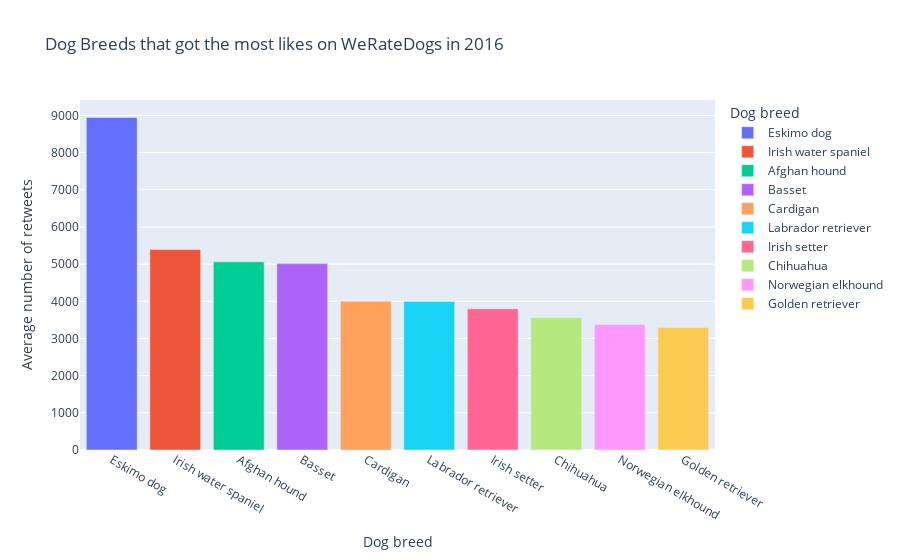

Notebook code cell kept with this figure:
### Code cell
fig = px.bar(df_retweets_16.head(10), x='predicted_species', y='mean', color='predicted_species', title='Dog Breeds that got the most likes on <a href="twitter.com/dog_rates">WeRateDogs</a> in 2016', labels={'mean': 'Average number of retweets', 'predicted_species': 'Dog breed'})
fig.show()

### Figure 1 — Plotly figure (JSON) as saved in the notebook; plotly's stock layout.template omitted (floating-point values rounded to 4 significant figures)
{"data": [{"alignmentgroup": "True", "hovertemplate": "Dog breed=%{x}<br>Average number of retweets=%{y}<extra></extra>", "legendgroup": "Eskimo dog", "marker": {"color": "#636efa", "pattern": {"shape": ""}}, "name": "Eskimo dog", "offsetgroup": "Eskimo dog", "orientation": "v", "showlegend": true, "textposition": "auto", "type": "bar", "x": ["Eskimo dog"], "xaxis": "x", "y": [8944], "yaxis": "y"}, {"alignmentgroup": "True", "hovertemplate": "Dog breed=%{x}<br>Average number of retweets=%{y}<extra></extra>", "legendgroup": "Irish water spaniel", "marker": {"color": "#EF553B", "pattern": {"shape": ""}}, "name": "Irish water spaniel", "offsetgroup": "Irish water spaniel", "orientation": "v", "showlegend": true, "textposition": "auto", "type": "bar", "x": ["Irish water spaniel"], "xaxis": "x", "y": [5390], "yaxis": "y"}, {"alignmentgroup": "True", "hovertemplate": "Dog breed=%{x}<br>Average number of retweets=%{y}<extra></extra>", "legendgroup": "Afghan hound", "marker": {"color": "#00cc96", "pattern": {"shape": ""}}, "name": "Afghan hound", "offsetgroup": "Afghan hound", "orientation": "v", "showlegend": true, "textposition": "auto", "type": "bar", "x": ["Afghan hound"], "xaxis": "x", "y": [5060.0], "yaxis": "y"}, {"alignmentgroup": "True", "hovertemplate": "Dog breed=%{x}<br>Average number of retweets=%{y}<extra></extra>", "legendgroup": "Basset", "marker": {"color": "#ab63fa", "pattern": {"shape": ""}}, "name": "Basset", "offsetgroup": "Basset", "orientation": "v", "showlegend": true, "textposition": "auto", "type": "bar", "x": ["Basset"], "xaxis": "x", "y": [5014.0], "yaxis": "y"}, {"alignmentgroup": "True", "hovertemplate": "Dog breed=%{x}<br>Average number of retweets=%{y}<extra></extra>", "legendgroup": "Cardigan", "marker": {"color": "#FFA15A", "pattern": {"shape": ""}}, "name": "Cardigan", "offsetgroup": "Cardigan", "orientation": "v", "showlegend": true, "textposition": "auto", "type": "bar", "x": ["Cardigan"], "xaxis": "x", "y": [4002.0], "yaxis": "y"}, {"alignmentgroup": "True", "hovertemplate": "Dog breed=%{x}<br>Average number of retweets=%{y}<extra></extra>", "legendgroup": "Labrador retriever", "marker": {"color": "#19d3f3", "pattern": {"shape": ""}}, "name": "Labrador retriever", "offsetgroup": "Labrador retriever", "orientation": "v", "showlegend": true, "textposition": "auto", "type": "bar", "x": ["Labrador retriever"], "xaxis": "x", "y": [3996.0], "yaxis": "y"}, {"alignmentgroup": "True", "hovertemplate": "Dog breed=%{x}<br>Average number of retweets=%{y}<extra></extra>", "legendgroup": "Irish setter", "marker": {"color": "#FF6692", "pattern": {"shape": ""}}, "name": "Irish setter", "offsetgroup": "Irish setter", "orientation": "v", "showlegend": true, "textposition": "auto", "type": "bar", "x": ["Irish setter"], "xaxis": "x", "y": [3798.0], "yaxis": "y"}, {"alignmentgroup": "True", "hovertemplate": "Dog breed=%{x}<br>Average number of retweets=%{y}<extra></extra>", "legendgroup": "Chihuahua", "marker": {"color": "#B6E880", "pattern": {"shape": ""}}, "name": "Chihuahua", "offsetgroup": "Chihuahua", "orientation": "v", "showlegend": true, "textposition": "auto", "type": "bar", "x": ["Chihuahua"], "xaxis": "x", "y": [3559.0], "yaxis": "y"}, {"alignmentgroup": "True", "hovertemplate": "Dog breed=%{x}<br>Average number of retweets=%{y}<extra></extra>", "legendgroup": "Norwegian elkhound", "marker": {"color": "#FF97FF", "pattern": {"shape": ""}}, "name": "Norwegian elkhound", "offsetgroup": "Norwegian elkhound", "orientation": "v", "showlegend": true, "textposition": "auto", "type": "bar", "x": ["Norwegian elkhound"], "xaxis": "x", "y": [3374.0], "yaxis": "y"}, {"alignmentgroup": "True", "hovertemplate": "Dog breed=%{x}<br>Average number of retweets=%{y}<extra></extra>", "legendgroup": "Golden retriever", "marker": {"color": "#FECB52", "pattern": {"shape": ""}}, "name": "Golden retriever", "offsetgroup": "Golden retriever", "orientation": "v", "showlegend": true, "textposition": "auto", "type": "bar", "x": ["Golden retriever"], "xaxis": "x", "y": [3294.0], "yaxis": "y"}], "layout": {"barmode": "relative", "legend": {"title": {"text": "Dog breed"}, "tracegroupgap": 0}, "title": {"text": "Dog Breeds that got the most likes on <a href=\"twitter.com/WeRateDogs\">WeRateDogs</a> in 2016"}, "xaxis": {"anchor": "y", "categoryarray": ["Eskimo dog", "Irish water spaniel", "Afghan hound", "Basset", "Cardigan", "Labrador retriever", "Irish setter", "Chihuahua", "Norwegian elkhound", "Golden retriever"], "categoryorder": "array", "domain": [0, 1], "title": {"text": "Dog breed"}}, "yaxis": {"anchor": "x", "domain": [0, 1], "title": {"text": "Average number of retweets"}}}}
